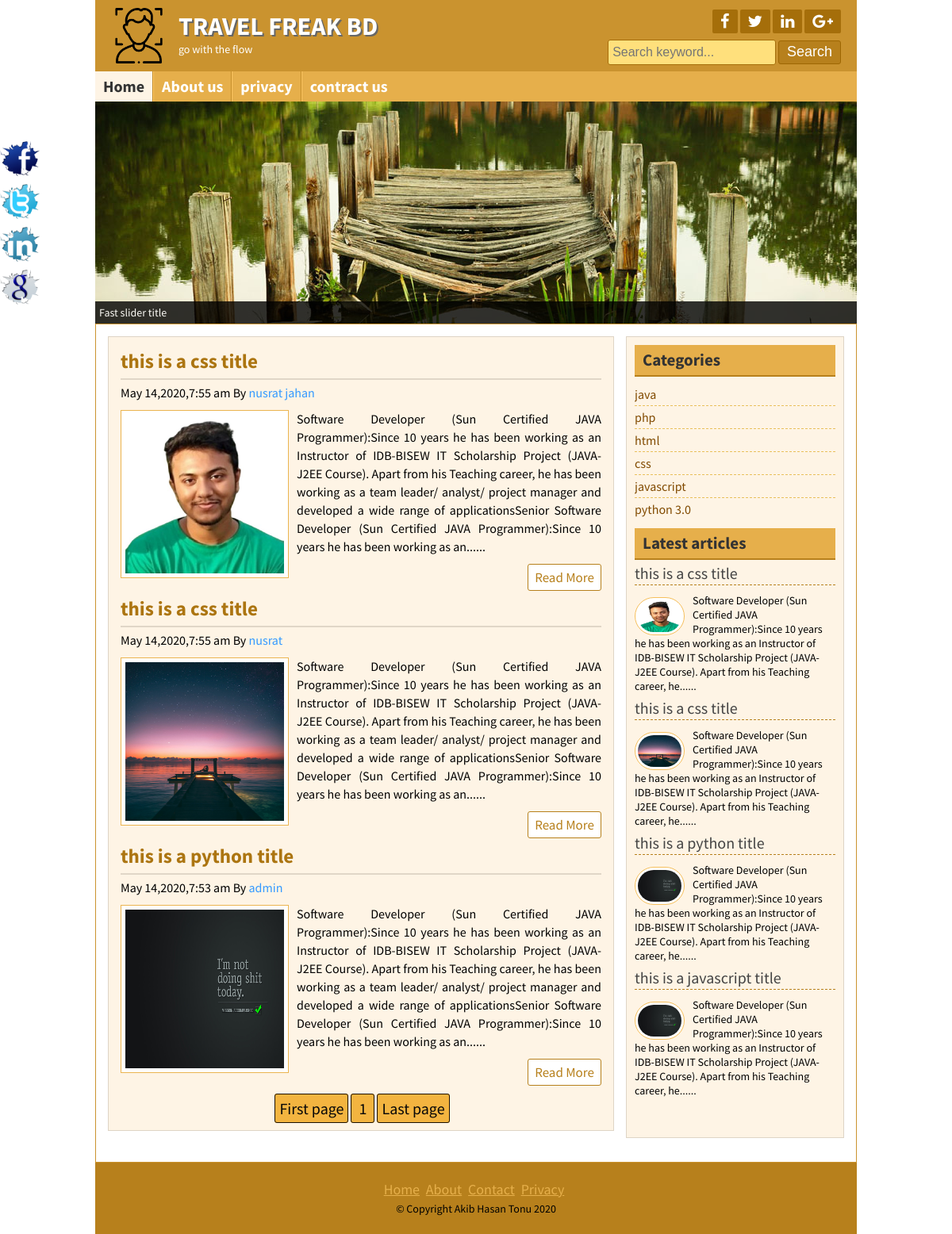
The page / on the database its author committed.
### tables this page shows
CREATE TABLE IF NOT EXISTS `title_slogan` (
  `id` int(11) NOT NULL AUTO_INCREMENT,
  `title` varchar(255) NOT NULL,
  `slogan` varchar(255) NOT NULL,
  `logo` varchar(255) NOT NULL,
  PRIMARY KEY (`id`)
);

CREATE TABLE IF NOT EXISTS `social_tbl` (
  `id` int(11) NOT NULL AUTO_INCREMENT,
  `fb` varchar(255) NOT NULL,
  `tt` varchar(255) NOT NULL,
  `ln` varchar(255) NOT NULL,
  `gp` varchar(255) NOT NULL,
  PRIMARY KEY (`id`)
);

CREATE TABLE IF NOT EXISTS `tbl_page` (
  `id` int(11) NOT NULL AUTO_INCREMENT,
  `title` varchar(255) NOT NULL,
  `body` text NOT NULL,
  PRIMARY KEY (`id`)
);

CREATE TABLE IF NOT EXISTS `tbl_post` (
  `id` int(11) NOT NULL AUTO_INCREMENT,
  `cat` int(11) NOT NULL,
  `title` varchar(255) NOT NULL,
  `body` text NOT NULL,
  `image` varchar(255) NOT NULL,
  `authore` varchar(50) NOT NULL,
  `tags` varchar(255) NOT NULL,
  `date` timestamp NOT NULL DEFAULT current_timestamp() ON UPDATE current_timestamp(),
  `userid` int(11) NOT NULL,
  PRIMARY KEY (`id`)
);

CREATE TABLE IF NOT EXISTS `tbl_catagory` (
  `id` int(11) NOT NULL AUTO_INCREMENT,
  `name` varchar(55) NOT NULL,
  PRIMARY KEY (`id`)
);

CREATE TABLE IF NOT EXISTS `tbl_copyright` (
  `id` int(11) NOT NULL AUTO_INCREMENT,
  `title` varchar(255) NOT NULL,
  PRIMARY KEY (`id`)
);

### lib/database1.php (called while the page is built, shortened)
<?php
 class Database{
      private $dbname="mysql:host=localhost; dbname=db_blog;";
      private $dbuser="root";
      private $dbpass="";
      public $conn;
    public function __construct(){
        if(!isset($this->conn)){
            try {
                $this->conn= new PDO("$this->dbname,$this->dbuser,$this->dbpass");
                $this->conn->setAttribute(PDO::ATTR_ERRMODE,PDO::ERRMODE_EXCEPTION);
            } catch (PDOException $e) {
                die("connection failed".$e->getMessage());
            }
        }
     }
}
?>

### helpers/format.php (called while the page is built, shortened)
<?php
class Format{
    public function dateFormat($date){
       return date('F j,Y,g:i a',strtotime($date));
    }
    public function textShorten($text,$limit=400){
        $text = $text." ";
        $text =substr($text,0,$limit);
        $text =substr($text,0,strrpos($text," "));
        $text =$text."......";
        return $text;
    }
}
?>

### index.php (the view)
<?php include "inc/header.php" ;?>
<?php include "inc/slider.php" ;?>
	<div class="contentsection contemplete clear">
		<div class="maincontent clear">
<?php
	$per_page = 3;
	if(isset($_GET["page"])){
		$page = $_GET["page"];
	}else{
		$page  = 1;
	}
	$current_page = ($page-1)*$per_page;
		$sql="SELECT * FROM tbl_post LIMIT $current_page ,$per_page ";
		$post =$db->conn->prepare($sql);
		$post->execute();
	if($post->rowCount()){
		while ($value=$post->fetch()) {
?>
			<div class="samepost clear">
				<h2><a href="post.php?id=<?php echo $value['id'] ;?>"><?php echo $value['title'] ;?></a></h2>
				<h4><?php echo $fm->dateFormat($value['date'] );?> By <a href="#"><?php echo $value['authore'] ;?></a></h4>
				 <a href="post.php?id=<?php echo $value['id'] ;?>"><img src="admin/<?php echo $value['image'];?>" alt="post image"/></a>
				<p>
					<?php echo $fm->textShorten($value['body']) ;?>
				</p>
				<div class="readmore clear">
					<a href="post.php?id=<?php echo $value['id'] ;?>">Read More</a>
				</div>
			</div>
	<?php } ;?>
<?php
		$sql="SELECT * FROM tbl_post ";
		$post =$db->conn->prepare($sql);
		$post->execute();
		$column = $post->rowCount();
		$totalPage = ceil($column/$per_page );
		echo "<span class='pagination'><a href='index.php?page=1'>".'First page'."</a>";
		for ($i=1; $i < $totalPage ; $i++) {
			echo "<a href='index.php?page=".$i."'> ".$i." </a>";
		}
		echo "<a href='index.php?page=$totalPage '>".'Last page'."</a></span>" ;?>
<?php }else{ header("Location: 404.php");}?>
	</div>
<?php include "inc/sidebar.php" ;?>
<?php include "inc/footer.php" ;?>

### inc/header.php (shortened to what this page needs)
<?php include "lib/database1.php" ;?>
<?php include "helpers/format.php" ;?>
<?php
$db = new Database();
$fm = new Format();
?>
<!DOCTYPE html>
<html>
<head>
	<link rel="stylesheet" href="font-awesome-4.5.0/css/font-awesome.css">
	<link rel="stylesheet" href="css/nivo-slider.css" type="text/css" media="screen" />
	<link rel="stylesheet" href="style.css">
</head>
<body>
	<div class="headersection templete clear">
		<a  href="index.php">
			<div class="logo">
	<?php
				$sql="SELECT * FROM title_slogan WHERE id='1'";
				$post =$db->conn->prepare($sql);
				$post->execute();
				$value=$post->fetchAll();
				foreach ($value as $key ) {
			?>
				<img src="admin/<?php echo $key['logo'] ;?>" alt="Logo"/>
				<h2><?php echo $key['title'] ;?></h2>
				<p><?php echo $key['slogan'] ;?></p>
			</div>
	<?php } ;?>
		</a>
		<div class="social clear">
			<?php
                    $query = "SELECT * FROM social_tbl WHERE id='1'";
                    $res=$db->conn->prepare($query);
                    $res->execute();
                    $val = $res->fetchAll();
                    foreach($val as $key){
                ?>
			<div class="icon clear">
				<a href="<?php echo $key['fb'];?>" target="_blank"><i class="fa fa-facebook"></i></a>
				<a href="<?php echo $key['tt'];?>" target="_blank"><i class="fa fa-twitter"></i></a>
				<a href="<?php echo $key['ln'];?>" target="_blank"><i class="fa fa-linkedin"></i></a>
				<a href="<?php echo $key['gp'];?>" target="_blank"><i class="fa fa-google-plus"></i></a>
			</div>
		<?php } ;?>
			<div class="searchbtn clear">
			<form action="search.php" method="post">
				<input type="text" name="search" placeholder="Search keyword..."/>
				<input type="submit" name="submit" value="Search"/>
			</form>
			</div>
		</div>
	</div>
<div class="navsection templete">
	<ul>
		<li><a
			<?php
				$path=$_SERVER['SCRIPT_FILENAME'];
         		$title = basename($path,'.php');
				if($title =='index'){
					echo 'id="active"';
				}
			?>
		 href="index.php">Home</a></li>
		  <?php
			$sql="SELECT * FROM tbl_page";
			$value = $db->conn->prepare($sql);
			$value->execute();
			$reault = $value->fetchAll();
			if($value){
				foreach ($reault as $data) {
		?>
			<li><a
			 <?php
				if(isset($_GET['pageid']) && ($_GET['pageid']== $data['id']) ){
					echo 'id="active"';
				}
			?>
			 href="page.php?pageid=<?php echo $data['id'];?>"> <?php echo $data['title'];?></a></li>
		<?php }} ;?>
		<li><a
		<?php
				$path=$_SERVER['SCRIPT_FILENAME'];
         		$title = basename($path,'.php');
				if($title =='contact'){
					echo 'id="active"';
				}
			?>
		href="contact.php">contract us</a></li>
	</ul>
</div>

### inc/slider.php
<div class="slidersection templete clear">
        <div id="slider">
        <?php
                $sql="SELECT * FROM tbl_slider limit 3";
				$post =$db->conn->prepare($sql);
                $post->execute();
                $value= $post->fetchAll();
                foreach  ($value as $key) {
        ?>
            <a href="#"><img src="admin/<?php echo $key['image'] ;?>" alt="nature 1" title="<?php echo $key['title'] ;?>" /></a>
           <?php } ;?>
        </div>
</div>

### inc/sidebar.php
<div class="sidebar clear">
			<div class="samesidebar clear">
				<h2>Categories</h2>
					<ul>
						<?php
							$sql="SELECT * FROM tbl_catagory ";
							$post =$db->conn->prepare($sql);
							$post->execute();
							$result=$post->fetchAll();
						if($post){
							foreach ($result as $value) {
						?>
						<li><a href="posts.php?catagory=<?php echo $value['id'] ;?>"><?php echo $value['name'] ;?></a></li>
						<?php }}else{header("Location:404.php");};?>
					</ul>
			</div>
			<div class="samesidebar clear">
				<h2>Latest articles</h2>
					<div class="popular clear">
					<?php
							$query="SELECT * FROM tbl_post LIMIT 4";
							$post =$db->conn->prepare($query);
							$post->execute();
							$result=$post->fetchAll();
						if($post){
							foreach ($result as $value) {
						?>
						<h3><a href="post.php?id=<?php echo $value['id'] ;?>"><?php echo $value['title'] ;?> </h3>
						 <a href="#"><img src="admin/<?php echo $value['image'] ;?>" alt="post image"/></a>
						<p>
						<?php echo $fm->textShorten($value['body'],200) ;?>
						</p>
						<?php }}else{ header("Location: 404.php");}?>
					</div>
			</div>
		</div>

### inc/footer.php (shortened to what this page needs)
</div>
	<div class="footersection templete clear">
	  <div class="footermenu clear">
		<ul>
			<li><a href="#">Home</a></li>
			<li><a href="#">About</a></li>
			<li><a href="#">Contact</a></li>
			<li><a href="#">Privacy</a></li>
		</ul>
	  </div>
	  <?php
                    $query = "SELECT * FROM tbl_copyright WHERE id='1'";
                    $res=$db->conn->prepare($query);
                    $res->execute();
                    $val = $res->fetchAll();
                    foreach($val as $key){
                ?>
	  <p>&copy; <?php echo $key['title'];?> <?php   echo date('Y');?></p>
					<?php } ;?>
	</div>
	<div class="fixedicon clear">
		<a href="http://www.facebook.com"><img src="images/fb.png" alt="Facebook"/></a>
		<a href="http://www.twitter.com"><img src="images/tw.png" alt="Twitter"/></a>
		<a href="http://www.linkedin.com"><img src="images/in.png" alt="LinkedIn"/></a>
		<a href="http://www.google.com"><img src="images/gl.png" alt="GooglePlus"/></a>
	</div>
</body>
</html>

### css/nivo-slider.css (style rules this page uses)
.nivoSlider { position: relative; }
.nivoSlider a.nivo-imageLink { position: absolute; top: 0px; left: 0px; width: 100%; height: 100%; border: 0; padding: 0; margin: 0; z-index: 60; display: none; }

### rows shown on the page
title_slogan: logo (picture), title "TRAVEL FREAK BD", slogan "go with the flow"
tbl_page: title "About us"
tbl_page: title "privacy"
tbl_post: title "this is a css title", date "May 14,2020,7:55 am", authore "nusrat jahan", image (picture), body "Software Developer (Sun Certified JAVA Programmer):Since 10 years he has been working as an Instructor of IDB-BISEW IT Scholarship Project (JAVA- J2EE Course). Apart from his Teaching career, he has been working as a team leader/ analyst/ project manager and developed a wide range of applicationsSenior Software Developer (Sun Certified JAVA Programmer):Since 10 years he has been working as an......", body "Software Developer (Sun Certified JAVA Programmer):Since 10 years he has been working as an Instructor of IDB-BISEW IT Scholarship Project (JAVA- J2EE Course). Apart from his Teaching career, he......"
tbl_post: title "this is a css title", date "May 14,2020,7:55 am", authore "nusrat", image (picture), body "Software Developer (Sun Certified JAVA Programmer):Since 10 years he has been working as an Instructor of IDB-BISEW IT Scholarship Project (JAVA- J2EE Course). Apart from his Teaching career, he has been working as a team leader/ analyst/ project manager and developed a wide range of applicationsSenior Software Developer (Sun Certified JAVA Programmer):Since 10 years he has been working as an......", body "Software Developer (Sun Certified JAVA Programmer):Since 10 years he has been working as an Instructor of IDB-BISEW IT Scholarship Project (JAVA- J2EE Course). Apart from his Teaching career, he......"
tbl_post: title "this is a python title", date "May 14,2020,7:53 am", authore "admin", image (picture), body "Software Developer (Sun Certified JAVA Programmer):Since 10 years he has been working as an Instructor of IDB-BISEW IT Scholarship Project (JAVA- J2EE Course). Apart from his Teaching career, he has been working as a team leader/ analyst/ project manager and developed a wide range of applicationsSenior Software Developer (Sun Certified JAVA Programmer):Since 10 years he has been working as an......", body "Software Developer (Sun Certified JAVA Programmer):Since 10 years he has been working as an Instructor of IDB-BISEW IT Scholarship Project (JAVA- J2EE Course). Apart from his Teaching career, he......"
tbl_catagory: name "java"
tbl_catagory: name "php"
tbl_catagory: name "html"
tbl_catagory: name "css"
tbl_catagory: name "javascript"
tbl_catagory: name "python 3.0"
tbl_post: title "this is a javascript title", image (picture), body "Software Developer (Sun Certified JAVA Programmer):Since 10 years he has been working as an Instructor of IDB-BISEW IT Scholarship Project (JAVA- J2EE Course). Apart from his Teaching career, he......"
tbl_copyright: title "Copyright Akib Hasan Tonu"
